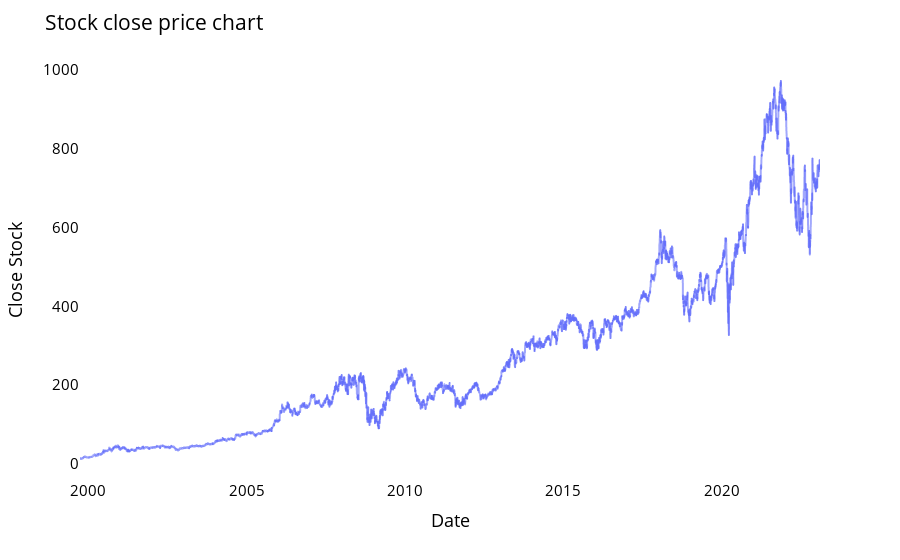

The cell this chart's notebook holds for it:
### Code cell
#plotting line graph
fig = px.line(closeddf, x=closeddf.Date, y=closeddf.Close,labels={'Date':'Date','Close':'Close Stock'})
fig.update_traces(marker_line_width=2, opacity=0.6)
fig.update_layout(title_text='Stock close price chart', plot_bgcolor='white', font_size=15, font_color='black')
fig.update_xaxes(showgrid=False)
fig.update_yaxes(showgrid=False)
fig.show()

### Figure 1 — Plotly figure (JSON) as saved in the notebook; plotly's stock layout.template omitted (floating-point values rounded to 4 significant figures; data arrays with more than 128 entries replaced by an {"elided": "..."} marker saying what was removed)
{"data": [{"hovertemplate": "Date=%{x}<br>Close Stock=%{y}<extra></extra>", "legendgroup": "", "line": {"color": "#636efa", "dash": "solid"}, "marker": {"line": {"width": 2}, "symbol": "circle"}, "mode": "lines", "name": "", "opacity": 0.6, "showlegend": false, "type": "scattergl", "x": {"elided": "5875 str values"}, "xaxis": "x", "y": {"elided": "5875 float values"}, "yaxis": "y"}], "layout": {"font": {"color": "black", "size": 15}, "legend": {"tracegroupgap": 0}, "margin": {"t": 60}, "plot_bgcolor": "white", "title": {"text": "Stock close price chart"}, "xaxis": {"anchor": "y", "domain": [0, 1], "showgrid": false, "title": {"text": "Date"}}, "yaxis": {"anchor": "x", "domain": [0, 1], "showgrid": false, "title": {"text": "Close Stock"}}}}
